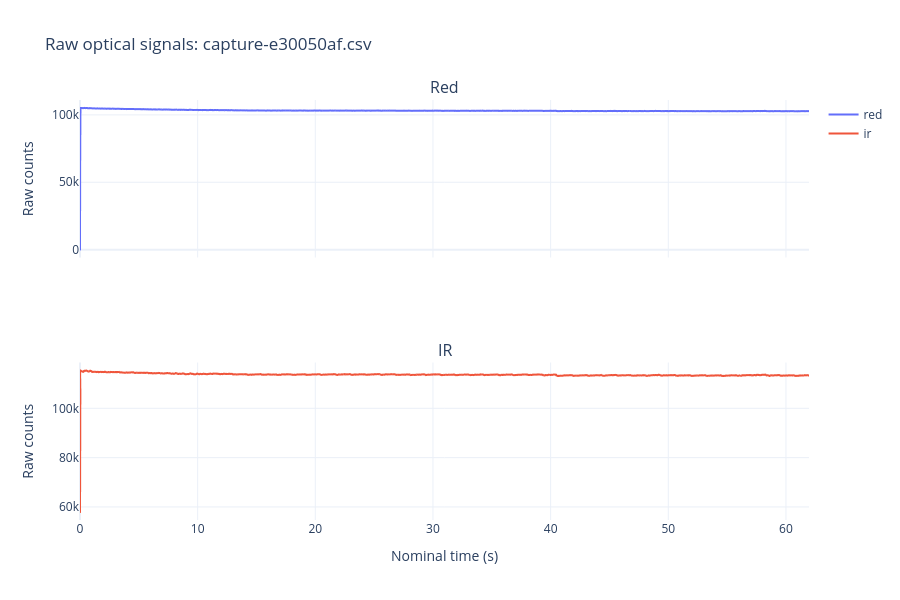
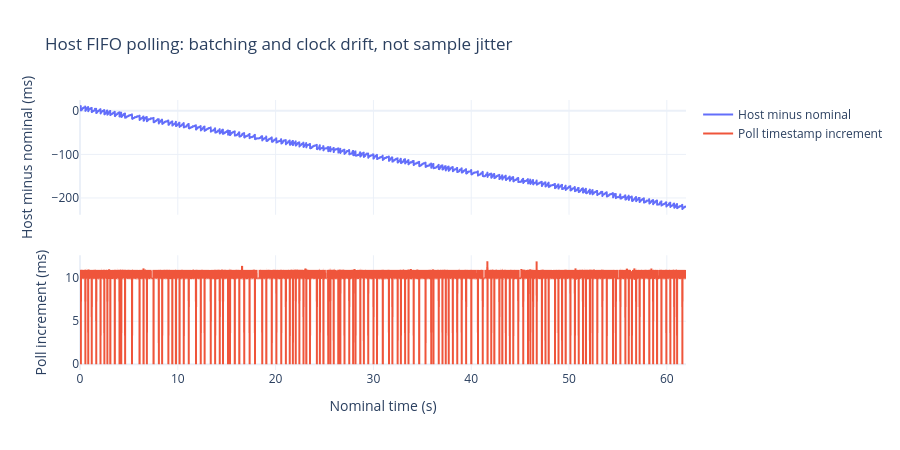

Notebook source saved alongside these figures, in order:
### Code cell
raw = capture.samples
fig = make_subplots(rows=2, cols=1, shared_xaxes=True, subplot_titles=['Red', 'IR'])
for row, channel in enumerate(('red', 'ir'), start=1):
    fig.add_trace(go.Scattergl(x=raw.time_s, y=raw[channel], name=channel, mode='lines'), row=row, col=1)
    fig.update_yaxes(title_text='Raw counts', row=row, col=1)
fig.update_xaxes(title_text='Nominal time (s)', row=2, col=1)
fig.update_layout(height=600, title=f'Raw optical signals: {capture.path.name}')
fig.show()

poll = make_subplots(rows=2, cols=1, shared_xaxes=True)
poll.add_trace(go.Scattergl(x=raw.time_s, y=(raw.read_elapsed_us - raw.nominal_time_us) / 1000,
                           mode='lines', name='Host minus nominal'), row=1, col=1)
poll.add_trace(go.Scattergl(x=raw.time_s, y=raw.read_elapsed_us.diff() / 1000,
                           mode='lines', name='Poll timestamp increment'), row=2, col=1)
poll.update_yaxes(title_text='Host minus nominal (ms)', row=1, col=1)
poll.update_yaxes(title_text='Poll increment (ms)', row=2, col=1)
poll.update_xaxes(title_text='Nominal time (s)', row=2, col=1)
poll.update_layout(height=450, title='Host FIFO polling: batching and clock drift, not sample jitter')
poll.show()

### Figure 1 — Plotly figure (JSON) as saved in the notebook; plotly's stock layout.template omitted (floating-point values rounded to 4 significant figures; data arrays with more than 128 entries replaced by an {"elided": "..."} marker saying what was removed)
{"data": [{"mode": "lines", "name": "red", "type": "scattergl", "x": {"elided": "6197 float values"}, "xaxis": "x", "y": {"elided": "6197 int values"}, "yaxis": "y"}, {"mode": "lines", "name": "ir", "type": "scattergl", "x": {"elided": "6197 float values"}, "xaxis": "x2", "y": {"elided": "6197 int values"}, "yaxis": "y2"}], "layout": {"annotations": [{"font": {"size": 16}, "showarrow": false, "text": "Red", "x": 0.5, "xanchor": "center", "xref": "paper", "y": 1, "yanchor": "bottom", "yref": "paper"}, {"font": {"size": 16}, "showarrow": false, "text": "IR", "x": 0.5, "xanchor": "center", "xref": "paper", "y": 0.375, "yanchor": "bottom", "yref": "paper"}], "height": 600, "title": {"text": "Raw optical signals: capture-e30050af.csv"}, "xaxis": {"anchor": "y", "domain": [0, 1], "matches": "x2", "showticklabels": false}, "xaxis2": {"anchor": "y2", "domain": [0, 1], "title": {"text": "Nominal time (s)"}}, "yaxis": {"anchor": "x", "domain": [0.625, 1], "title": {"text": "Raw counts"}}, "yaxis2": {"anchor": "x2", "domain": [0, 0.375], "title": {"text": "Raw counts"}}}}

### Figure 2 — Plotly figure (JSON) as saved in the notebook; plotly's stock layout.template omitted (floating-point values rounded to 4 significant figures; data arrays with more than 128 entries replaced by an {"elided": "..."} marker saying what was removed)
{"data": [{"mode": "lines", "name": "Host minus nominal", "type": "scattergl", "x": {"elided": "6197 float values"}, "xaxis": "x", "y": {"elided": "6197 float values"}, "yaxis": "y"}, {"mode": "lines", "name": "Poll timestamp increment", "type": "scattergl", "x": {"elided": "6197 float values"}, "xaxis": "x2", "y": {"elided": "6197 float values"}, "yaxis": "y2"}], "layout": {"height": 450, "title": {"text": "Host FIFO polling: batching and clock drift, not sample jitter"}, "xaxis": {"anchor": "y", "domain": [0, 1], "matches": "x2", "showticklabels": false}, "xaxis2": {"anchor": "y2", "domain": [0, 1], "title": {"text": "Nominal time (s)"}}, "yaxis": {"anchor": "x", "domain": [0.575, 1], "title": {"text": "Host minus nominal (ms)"}}, "yaxis2": {"anchor": "x2", "domain": [0, 0.425], "title": {"text": "Poll increment (ms)"}}}}
